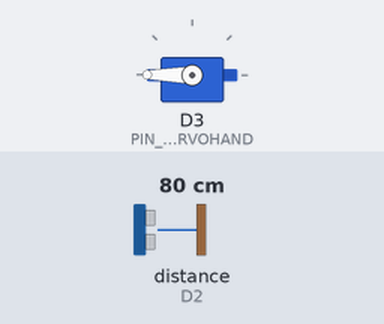
Bench run of a sketch on a simulated ESP8266 (NodeMCU). Parts: servo. Wiring (inferred from the names in the program): ultrasonic range finder: trigger D1; echo D2. The test bench sets the inputs (shaded band); at power-on: distance to the obstacle (sensor on D2) 80 cm. The echo pulse lasts 58.3 µs per cm.

Above: at 2.0 s.
2.1 s: distance to the obstacle (sensor on D2) set to 9 cm
5.1 s: distance to the obstacle (sensor on D2) set to 6 cm
At 7.6 s:
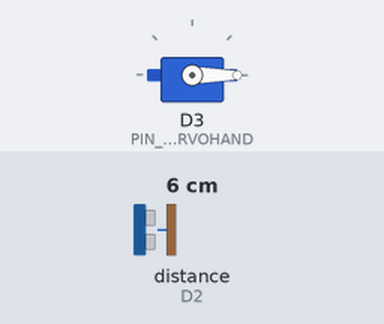
Timing chart, 0 to 13.7 s (numbered marks = the images above; inputs shaded):
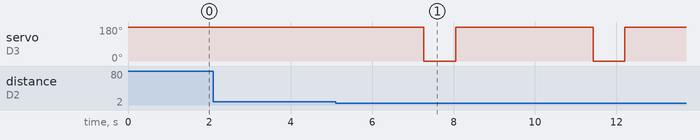

Measured:
- the behaviour switches between 8 and 7 cm on distance to the obstacle (sensor on D2) (found by bisection; images 0 and 1)
- after the input at 2.1 s, every drawn part: stays the same
- after the input at 5.1 s, servo on D3 (PIN_SERVOHAND): alternates 180° for 3.4 s and 0° for 0.78 s, starting after 2.2 s

The sketch:

HungryBot_D1.ino
```cpp
#include <Servo.h>

//#define ENABLE_SERVO_180    //Servo allow move to 0 degree to 180 degree. Disable to change to 90* servo.


#define NOW 1
#define REFRESH_PERIOD_MS 20
#ifdef ENABLE_SERVO_180
  #define FREE_ANGLE 100
#else
  #define FREE_ANGLE 180
#endif
  #define THROUGH_ANGLE 0

Servo ServoHand;

//Pin D4 là led mặc định
#define PIN_LED D1
#define PIN_SERVOHAND D3
#define PIN_ECHO D2
#define PIN_TRIG D1
#define DISTANCE 60  // Distance value
#define COVER_THREADHOLD 8

unsigned int idle_count;  // đếm số lần tĩnh lặng để tiết kiệm năng lượng

/*
 * Server di chuyen 1 goc nhat dinh
 * @param pos goc can di chuyen = 0 --> 180
 * @remark Bởi vì việc di chuyển cần thời gian, còn lâu hơn cả 1 chu kì điều khiển, nên phai lặp lại chu kì điều khiển trong nhiều lần mới bảo đảm.
 */
void ServoMove(int pos) {
  int stall = 14;
  for (; stall > 0; stall--) {
    ServoHand.write(pos);      // tell servo to go to position in variable 'pos'
    delay(REFRESH_PERIOD_MS);  // waits 20ms for refresh period
  }
}

// the setup routine runs once when you press reset:
void setup() {
  // initialize the digital pin as an output
  pinMode(PIN_LED, OUTPUT);  //LED on Model A  or Pro

  // Báo hiệu bắt đầu
  digitalWrite(PIN_LED, HIGH);
  delay(200);
  digitalWrite(PIN_LED, LOW);
  delay(200);
  digitalWrite(PIN_LED, HIGH);
  delay(200);
  digitalWrite(PIN_LED, LOW);

  ServoHand.attach(PIN_SERVOHAND);
  ServoMove(FREE_ANGLE);
  ServoHand.detach();

  pinMode(PIN_ECHO, INPUT);
  pinMode(PIN_TRIG, OUTPUT);

  idle_count = 0;
}

int GetDistance() {
  digitalWrite(PIN_TRIG, LOW);  // Set chan Trig xuong muc thap 2uS
  delayMicroseconds(2);
  digitalWrite(PIN_TRIG, HIGH);  //Gui mot xung 10uS muc cao vao chan Trig
  delayMicroseconds(10);
  digitalWrite(PIN_TRIG, LOW);                      // Gui lai muc thap vao chan Trig
  unsigned int distance = pulseIn(PIN_ECHO, HIGH);  // Doc thoi gian tra ve. Hay dung kieu unsign. Da ghi nhan co so am tra ve roi
  return distance / 58;                             // Tinh toan khoang cach
}

unsigned int dis;

// the loop routine runs over and over again forever:
void loop() {
  dis = GetDistance();
  if (idle_count < 2000) {
    delay(100);
  } else {
    delay(1000);
  }
  if (dis < COVER_THREADHOLD) {
    idle_count = 0;
    digitalWrite(PIN_LED, HIGH);
    delay(2000);

  ServoHand.attach(PIN_SERVOHAND);

    ServoMove(THROUGH_ANGLE);
    delay(500);
    ServoMove(FREE_ANGLE);
    digitalWrite(PIN_LED, LOW);
    //Fix-bug: Neu su dung nguon Adpater (khong su dung dung data usb cable) thi khoang cach do duoc tu lan thu 2 tro luon < nguong, lam cho BOT lien tuc do rac.
    //Nghi ngo nguyen nhan: do khong gui thong tin qua DigiKeyboard, viec lay do khoang cach dien ra nhanh qua, khi ma dong co servo chua ve dung vi tri,
    //Giai phap: them do tre
    delay(1000);
    ServoHand.detach();
  } else {
    idle_count++;
  }
}
```
